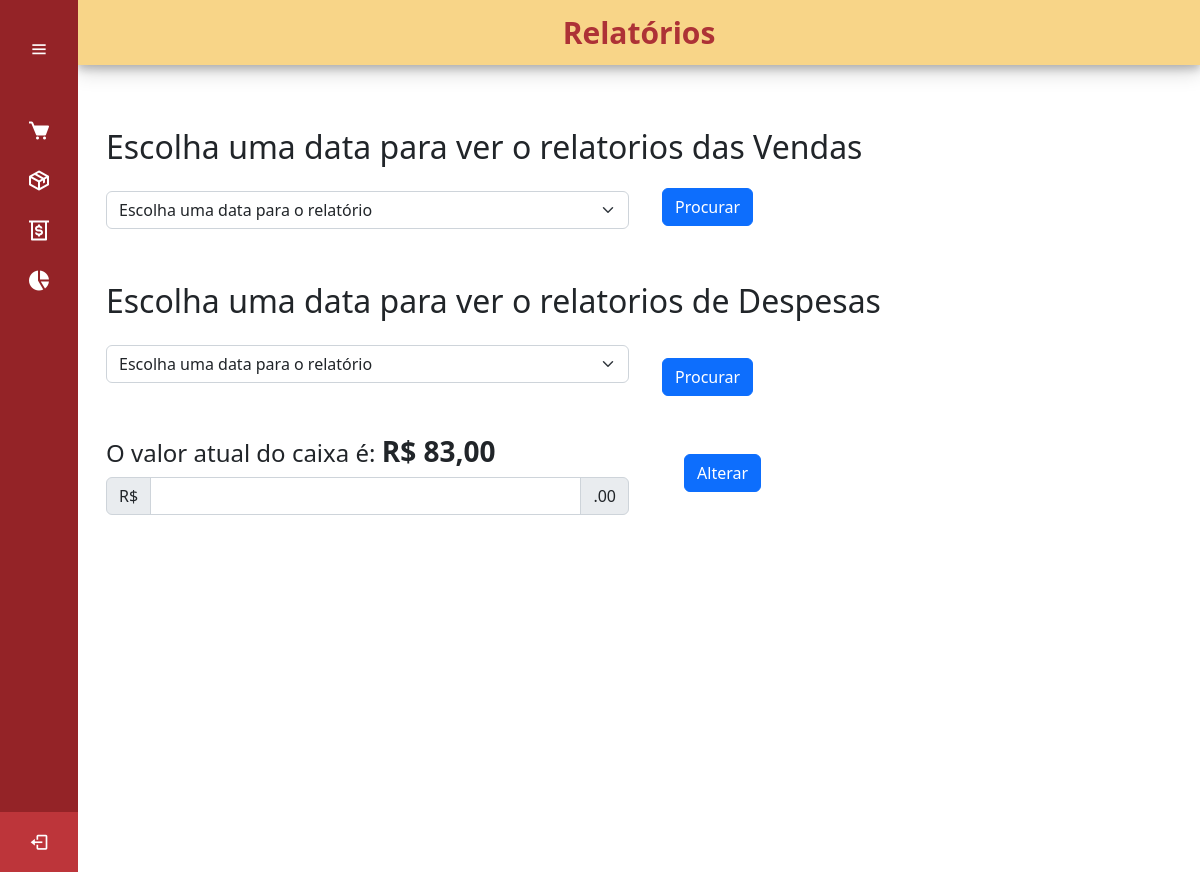
Page /relatorios on the earlier database version.
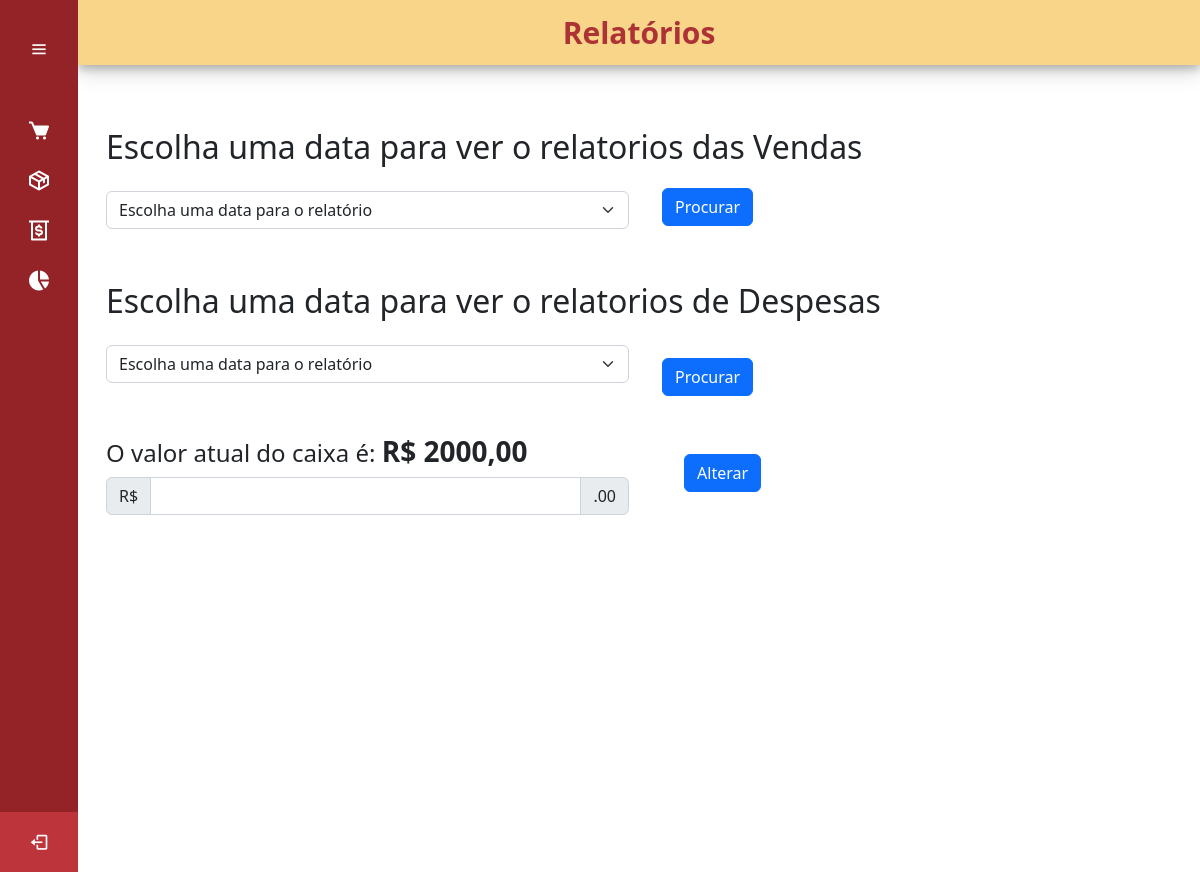
Same page on the later database version.
### relatorios/models.py (models this page shows, shortened)
class Caixa(models.Model):
    periodo = models.DateTimeField(auto_now_add= True ,verbose_name='Data de Criação')
    caixa = models.FloatField(verbose_name='Caixa')
    log_forma_pagamento = models.CharField(max_length=50, verbose_name='Forma de Pagamento')

### relatorios/views.py (the view)
# urls.py: path('',include('relatorios.urls'))
def relatorios(request):
    cash = Caixa.objects.first().caixa
    data_despesa, data_caixa = [], []
    for controle_periodo in ControleProduto.objects.all():
        info = {'periodo': controle_periodo.periodo, 'pk': controle_periodo.pk}
        data_caixa.append(info)
    for controle_periodo in ControleGastos.objects.all():
        info = {'periodo': controle_periodo.periodo, 'pk': controle_periodo.pk}
        data_despesa.append(info)
    return render(request, 'paginas/relatorios.html', {'data_despesa':data_despesa, 'data_caixa':data_caixa, 'cash':cash})

### paginas/templates/paginas/relatorios.html (shortened to what this page needs)
{% extends 'paginas/modelo.html' %}
{% load static %}
{% block conteudo %}
<section class="home_content">
	<div class="conteudo_pagina">
		<div class="container" id="div-rela">
			<h2>Escolha uma data para ver o relatorios das Vendas</h2>
			<form method="POST" action="relatorios/produtos">
				<select name="periodo" class="form-select" aria-label="Default select example">
					<option selected>Escolha uma data para o relatório</option>
				</select>
				<button class="btn btn-primary" id="btn-rel-venda" type="submit">Procurar</button>
			</form>
			<div id="div-desp">
				<h2>Escolha uma data para ver o relatorios de Despesas</h2>
				<form method="POST" action="relatorios/despesas">
					<select name="periodo" class="form-select" aria-label="Default select example">
						<option selected>Escolha uma data para o relatório</option>
					</select>
					<button class="btn btn-primary" type="submit" id="btn-rel-desp">Procurar</button>
				</form>
			</div>
			<div id="div-cash">
				<h4>O valor atual do caixa é: <span id="cash">R$ {{cash |floatformat:2}}</span> </h4>
				<form action="edit-caixa" method="POST">
					<div class="input-group mb-3" id="cash-input">
						<span class="input-group-text">R$</span>
						<input type="number" name="new_caixa" class="form-control" aria-label="Amount (to the nearest dollar)">
						<span class="input-group-text">.00</span>
					  </div>
					<button class="btn btn-primary" type="submit" id="btn-rel-cash">Alterar</button>
				</form>
			</div>
		</div>
	</div>
</section>
{% endblock %}

Differences in the rows shown:
removed Caixa: caixa "83,00"
added Caixa: caixa "2000,00"
